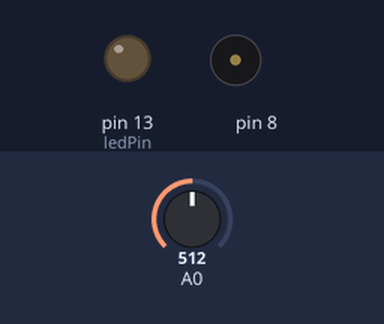
Simulated run of this sketch. Board: Arduino Uno, built with avr-gcc and run on an emulated ATmega328P. Parts: output pins drawn as LEDs (lit = HIGH), buzzer (waves = sounding). The test bench sets the inputs (shaded band); at power-on: A0 = 512.

Above: at 5.06 s.
Timing chart, 0 to 8.0 s (numbered marks = the images above):
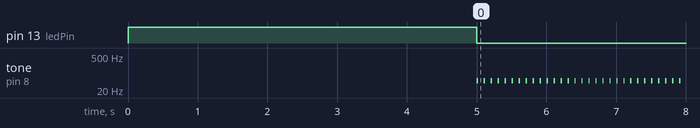

Measured:
- by itself, tone on pin 8: alternates 49 Hz for 0.02 s and silent for 0.08 s

The sketch:

Arduino_Project_06_Light_Theremin.ino
```cpp
int sensorValue;
int sensorLow = 1023;
int sensorHigh = 0;


const int ledPin =13; // indicator that sensor has finished calibrating


void setup() {
  pinMode(ledPin, OUTPUT);
  digitalWrite(ledPin, HIGH);

  while (millis() < 5000){ // while loop runs untill condition is met. millis() reports how long the arduino has been running since it was last powered on or reset.

  sensorValue = analogRead (A0);
  if (sensorValue > sensorHigh) {
    sensorHigh = sensorValue;
  }
  if (sensorValue < sensorLow) {
    sensorLow = sensorValue;
  }
 }
 digitalWrite(ledPin,LOW);


}


void loop() {
  sensorValue = analogRead(A0);
  int pitch = map(sensorValue, sensorLow, sensorHigh, 50, 4000); // value of pitch is to be mapped from sensor value. sensorLow and sensorHigh are the bounds for the incomming values (starting values are 50 and 4000)
  tone(8,pitch,20); // plays sound, the 8 = pin the sound it will play on. the frequency is determined by the pitch variable. the 20 is how long to play the note
  delay(100);
}
```
